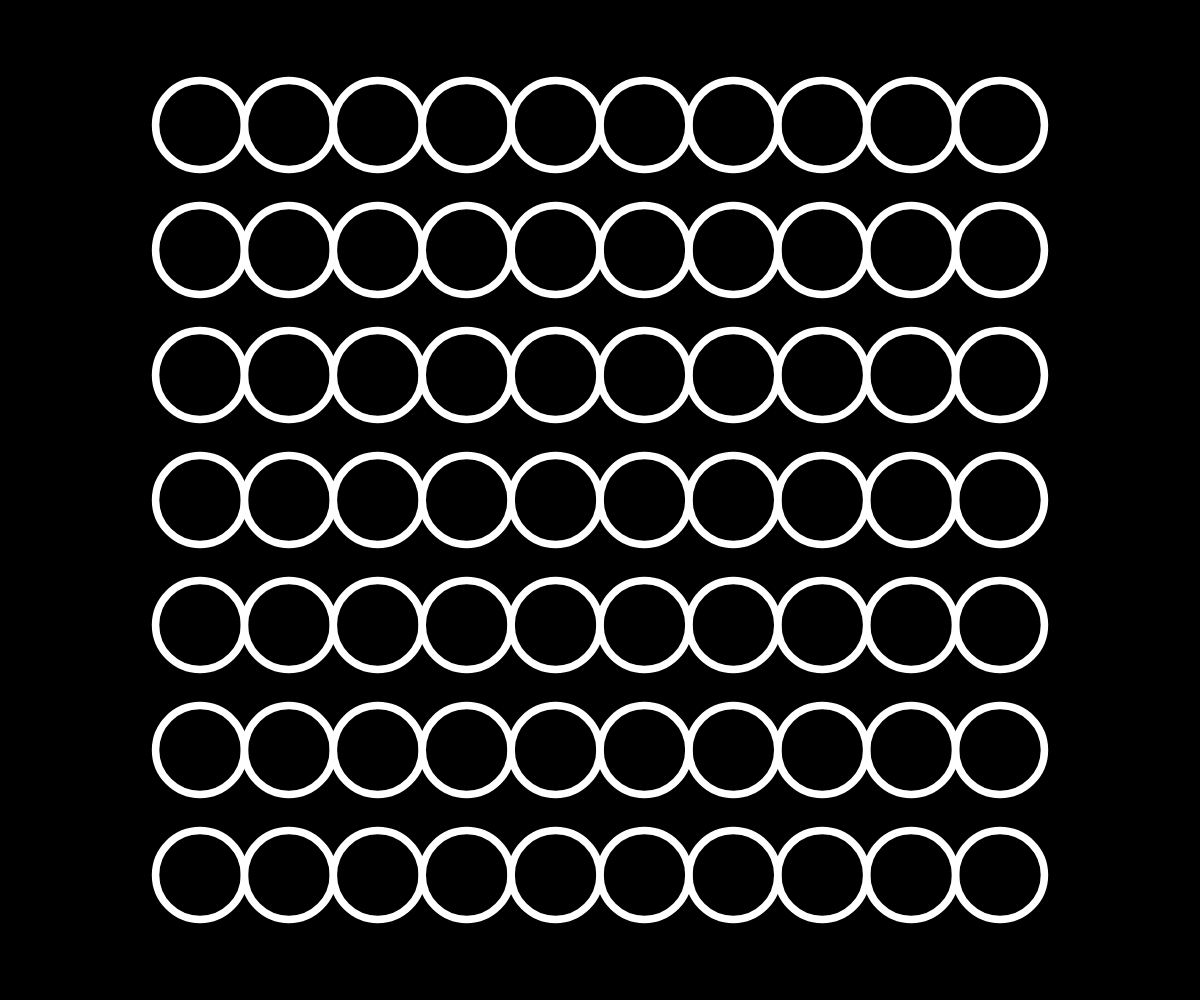
Frame 1 (no input)
Frame 60 (no input): identical to frame 1, image omitted
Frame 120 (the mouse pressed at the canvas centre since frame 60): identical to frame 1, image omitted

The p5.js sketch that drew this single still picture (run headless with seeded random() and noise() and a simulated clock; from frame 60 on, the mouse is pressed at the canvas centre):

// p5.js sketch
// ── sketch.js
// Create a new canvas to the browser size
function setup () {
  createCanvas(windowWidth, windowHeight);
}

// On window resize, update the canvas size
function windowResized () {
  resizeCanvas(windowWidth, windowHeight);
}

// Render loop that draws shapes with p5
function draw(){
  // For consistent sizing regardless of portrait/landscape
  const dim = Math.min(width, height);
  
  // Black background
  background(0);
  
  // Stroke only with a specific join style and thickness
  noFill();
  stroke(255);
  strokeCap(ROUND);
  strokeWeight(dim * 0.0075);

  // # of elements we wish to draw
  const count = 10;
  
  // Margin from edge of screen
  const margin = dim * 0.2;
  
  // The size with margin in consideration
  const innerWidth = (width - margin * 2);
  
  // Compute the diameter of each circle
  const diameter = innerWidth / (count - 1);

  for (let i = 0; i < count; i++) {
    // Get a 0..1 value across our loop
    const t = count <= 1 ? 0.5 : i / (count - 1);
    
    // The x position is linearly spaced across the inner width
    const x = lerp(margin, width - margin, t);
    
    // The y position is centred vertically
    const y = height * 0.125;
    
    ellipse(x, y, diameter, diameter, 0, PI * 2);
  }
  

  for (let i = 0; i < count; i++) {
    // Get a 0..1 value across our loop
    const t = count <= 1 ? 0.5 : i / (count - 1);
    
    // The x position is linearly spaced across the inner width
    const x = lerp(margin, width - margin, t);
    
    // The y position is centred vertically
    const y = height / 4;
    
    ellipse(x, y, diameter, diameter, 0, PI * 2);
  }

  for (let i = 0; i < count; i++) {
    // Get a 0..1 value across our loop
    const t = count <= 1 ? 0.5 : i / (count - 1);
    
    // The x position is linearly spaced across the inner width
    const x = lerp(margin, width - margin, t);
    
    // The y position is centred vertically
    const y = height * 0.375;
    
    ellipse(x, y, diameter, diameter, 0, PI * 2);
  }

  // Draw each circle
  for (let i = 0; i < count; i++) {
    // Get a 0..1 value across our loop
    const t = count <= 1 ? 0.5 : i / (count - 1);
    
    // The x position is linearly spaced across the inner width
    const x = lerp(margin, width - margin, t);
    
    // The y position is centred vertically
    const y = height / 2;
    
    ellipse(x, y, diameter, diameter, 0, PI * 2);
  }

  for (let i = 0; i < count; i++) {
    // Get a 0..1 value across our loop
    const t = count <= 1 ? 0.5 : i / (count - 1);
    
    // The x position is linearly spaced across the inner width
    const x = lerp(margin, width - margin, t);
    
    // The y position is centred vertically
    const y = height * 0.625;
    
    ellipse(x, y, diameter, diameter, 0, PI * 2);
  }

  for (let i = 0; i < count; i++) {
    // Get a 0..1 value across our loop
    const t = count <= 1 ? 0.5 : i / (count - 1);
    
    // The x position is linearly spaced across the inner width
    const x = lerp(margin, width - margin, t);
    
    // The y position is centred vertically
    const y = height * 0.75;
    
    ellipse(x, y, diameter, diameter, 0, PI * 2);
  }

  for (let i = 0; i < count; i++) {
    // Get a 0..1 value across our loop
    const t = count <= 1 ? 0.5 : i / (count - 1);
    
    // The x position is linearly spaced across the inner width
    const x = lerp(margin, width - margin, t);
    
    // The y position is centred vertically
    const y = height * 0.875;
    
    ellipse(x, y, diameter, diameter, 0, PI * 2);
  }
}
